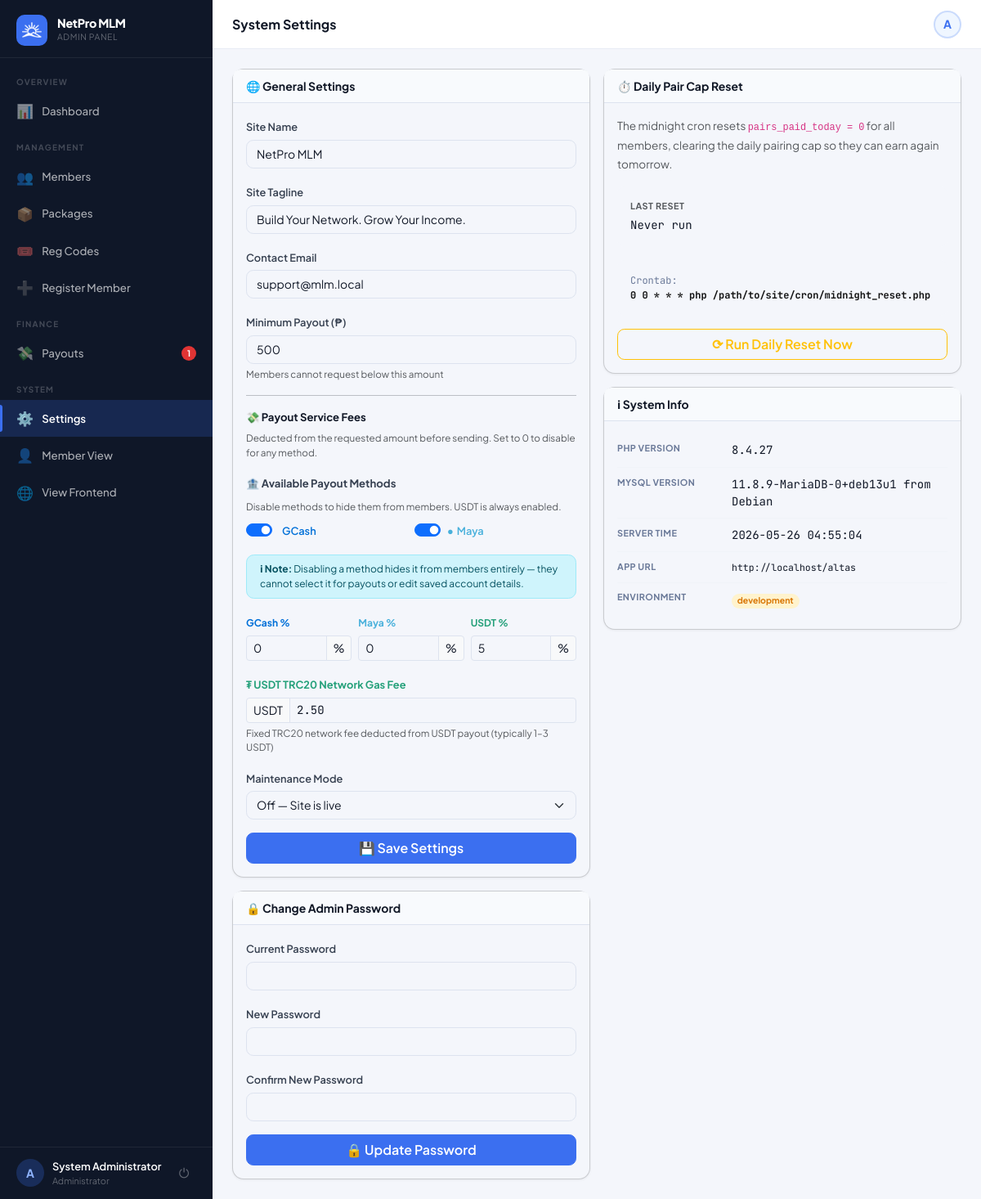
Before: /?page=admin_settings (signed in) with the older database file.
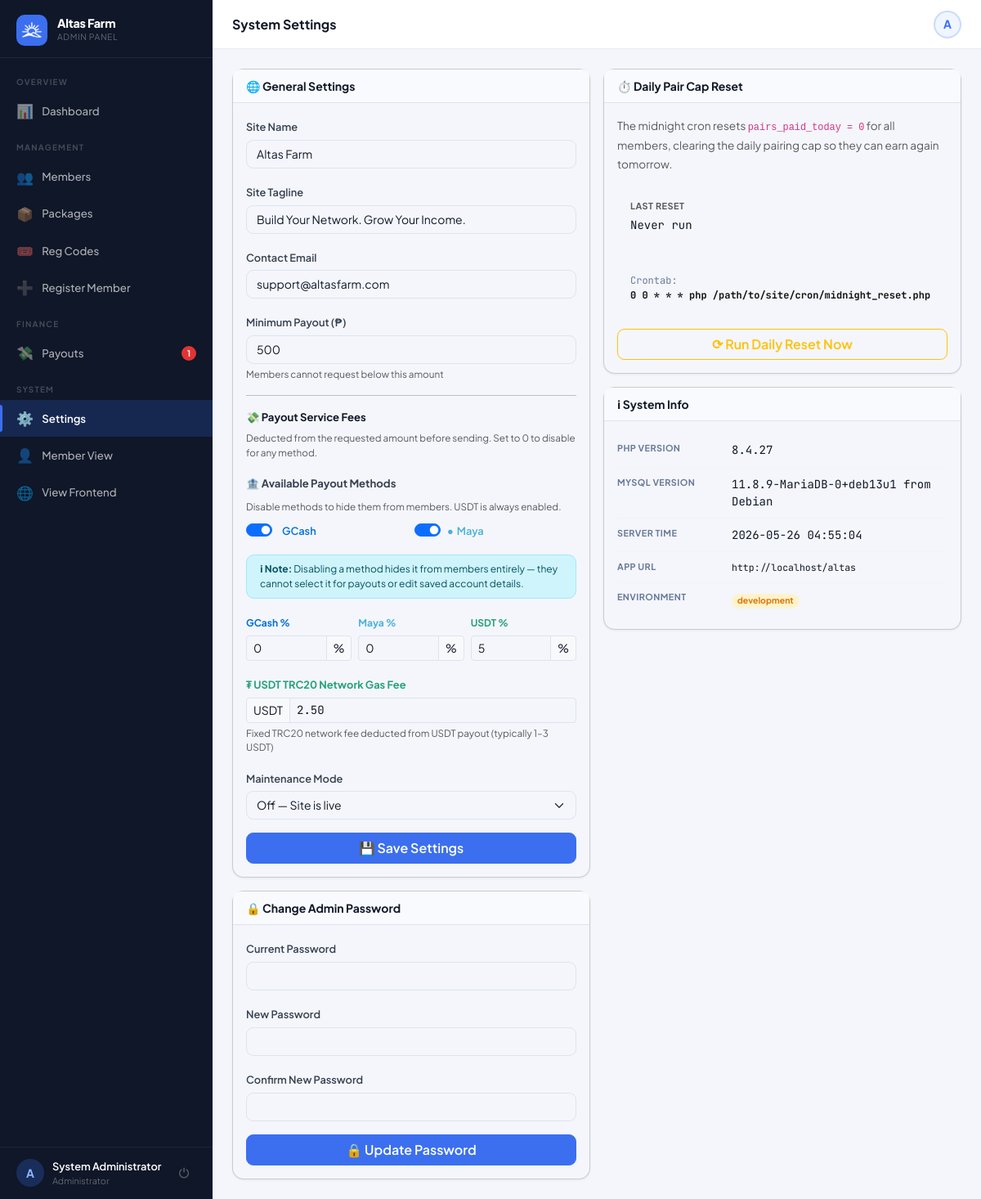
After: the same page with the newer database file.
### tables this page shows
CREATE TABLE settings (
  key_name   VARCHAR(80) NOT NULL PRIMARY KEY,
  value      TEXT        NOT NULL,
  updated_at TIMESTAMP DEFAULT CURRENT_TIMESTAMP ON UPDATE CURRENT_TIMESTAMP
);

CREATE TABLE users (
  id                INT UNSIGNED AUTO_INCREMENT PRIMARY KEY,
  username          VARCHAR(40)  NOT NULL UNIQUE,
  password_hash     VARCHAR(255) NOT NULL,
  role              ENUM('member','admin') NOT NULL DEFAULT 'member',
  package_id        INT UNSIGNED NULL,
  reg_code_id       INT UNSIGNED NULL,

   
  sponsor_id        INT UNSIGNED NULL,
  binary_parent_id  INT UNSIGNED NULL,
  binary_position   ENUM('left','right') NULL,

   
  left_count        INT UNSIGNED NOT NULL DEFAULT 0,
  right_count       INT UNSIGNED NOT NULL DEFAULT 0,
  pairs_paid        INT UNSIGNED NOT NULL DEFAULT 0,
  pairs_flushed     INT UNSIGNED NOT NULL DEFAULT 0,
  pairs_paid_today  INT UNSIGNED NOT NULL DEFAULT 0,   

   
  full_name         VARCHAR(120) NULL,
  email             VARCHAR(120) NULL,
  mobile            VARCHAR(20)  NULL,
  gcash_number      VARCHAR(20)  NULL,
  maya_number       VARCHAR(20)  NULL,
  usdt_address      VARCHAR(100) NULL,
  address           TEXT         NULL,
  photo             VARCHAR(200) NULL,

  ewallet_balance   DECIMAL(14,2) NOT NULL DEFAULT 0.00,
  status            ENUM('active','suspended','pending') NOT NULL DEFAULT 'active',
  joined_at         TIMESTAMP DEFAULT CURRENT_TIMESTAMP,
  last_login        TIMESTAMP NULL,

  FOREIGN KEY (sponsor_id)       REFERENCES users(id) ON DELETE SET NULL,
  FOREIGN KEY (binary_parent_id) REFERENCES users(id) ON DELETE SET NULL,
  FOREIGN KEY (package_id)       REFERENCES packages(id) ON DELETE SET NULL
);

### controllers/AdminController.php (called while the page is built, shortened)
<?php
class AdminController
{
    public function settings(): void
    {
        Auth::guard('admin');
        require 'views/admin/settings.php';
    }
}

### index.php (called while the page is built, shortened)
<?php
require_once 'config/db.php';
require_once 'core/helpers.php';
require_once 'core/Auth.php';
if (setting('maintenance_mode') === '1' && !Auth::isAdmin()) {
    $name = setting('site_name', APP_NAME);
    http_response_code(503);
    die("<!doctype html><html><head><meta charset='UTF-8'><title>Maintenance — {$name}</title>
    <style>body{font-family:system-ui;display:flex;align-items:center;justify-content:center;min-height:100vh;margin:0;background:#f4f6fb;}
    .box{text-align:center;padding:40px;max-width:400px;}h1{font-size:24px;}p{color:#6b7a99;}</style>
    </head><body><div class='box'><div style='font-size:50px;margin-bottom:16px;'>🔧</div>
    <h1>{$name}</h1><p>We're performing scheduled maintenance. We'll be back shortly.</p></div></body></html>");
}
$page = $_GET['page'] ?? 'login';
$route = $routes[$page] ?? null;
[$ctrlClass, $method, $role] = $route;
(new $ctrlClass())->$method();

### config/db.php (called while the page is built, shortened)
<?php
function db(): PDO
{
    static $pdo = null;
    if ($pdo === null) {
        $dsn = sprintf(
            'mysql:host=%s;port=%s;dbname=%s;charset=utf8mb4',
            DB_HOST,
            DB_PORT,
            DB_NAME
        );
        try {
            $pdo = new PDO($dsn, DB_USER, DB_PASS, [
                PDO::ATTR_ERRMODE            => PDO::ERRMODE_EXCEPTION,
                PDO::ATTR_DEFAULT_FETCH_MODE => PDO::FETCH_ASSOC,
                PDO::ATTR_EMULATE_PREPARES   => false,
                PDO::MYSQL_ATTR_FOUND_ROWS   => true,
            ]);
        } catch (PDOException $e) {
            if (APP_ENV === 'development') {
                die('<pre>Database connection failed: ' . $e->getMessage() . '</pre>');
            }
            die('Service temporarily unavailable. Please try again later.');
        }
    }
    return $pdo;
}

### core/helpers.php (called while the page is built, shortened)
<?php
function e(mixed $val): string
{
    return htmlspecialchars((string) $val, ENT_QUOTES | ENT_SUBSTITUTE, 'UTF-8');
}
function setting(string $key, string $default = ''): string
{
    static $cache = [];
    if (!array_key_exists($key, $cache)) {
        $st = db()->prepare('SELECT value FROM settings WHERE key_name = ?');
        $st->execute([$key]);
        $value = $st->fetchColumn();
        $cache[$key] = ($value === false ? null : $value) ?? $default;
    }
    return $cache[$key];
}

### core/Auth.php (called while the page is built, shortened)
<?php
class Auth
{
    public static function check(): bool
    {
        return isset($_SESSION['user_id']) && (int)$_SESSION['user_id'] > 0;
    }
    public static function isAdmin(): bool
    {
        return self::check() && $_SESSION['user_role'] === 'admin';
    }
    public static function id(): int
    {
        return (int)($_SESSION['user_id'] ?? 0);
    }
    public static function user(): array
    {
        static $user = null;
        if ($user === null) {
            $st = db()->prepare(
                'SELECT u.*, p.name AS package_name, p.pairing_bonus, p.daily_pair_cap,
                        p.direct_ref_bonus,
                        sp.username AS sponsor_username,
                        bp.username AS binary_parent_username
                 FROM   users u
                 LEFT JOIN packages p  ON p.id  = u.package_id
                 LEFT JOIN users sp    ON sp.id = u.sponsor_id
                 LEFT JOIN users bp    ON bp.id = u.binary_parent_id
                 WHERE  u.id = ?'
            );
            $st->execute([self::id()]);
            $user = $st->fetch() ?: [];
        }
        return $user;
    }
    public static function guard(string $role = 'member'): void
    {
        $u = self::user();
    }
}

### views/admin/settings.php (the view, shortened to what the rows shown need)
<?php require 'views/partials/head.php'; ?>
<?php require 'views/partials/sidebar_admin.php'; ?>
<div class="main-content">
  <?php require 'views/partials/topbar.php'; ?>
  <div class="page-content">
    <div class="row g-3">
      <div class="col-12 col-lg-6 d-flex flex-column gap-3">
        <div class="card">
          <div class="card-body">
            <form method="POST" action="<?= APP_URL ?>/?page=admin_save_settings">
              <div class="mb-3"><label class="form-label">Site Tagline</label><input type="text" name="site_tagline" class="form-control" value="<?= e(setting('site_tagline')) ?>"></div>
              <div class="mb-3"><label class="form-label">Contact Email</label><input type="email" name="contact_email" class="form-control" value="<?= e(setting('contact_email')) ?>"></div>
              <div class="mb-3">
                <label class="form-label">Minimum Payout (₱)</label>
                <input type="number" name="min_payout" class="form-control" min="0" step="0.01" value="<?= e(setting('min_payout', '500')) ?>">
                <div class="form-text">Members cannot request below this amount</div>
              </div>
                      <input class="form-check-input" type="checkbox" name="gcash_enabled" id="gcashEnabled" value="1" <?= setting('gcash_enabled', '1') === '1' ? 'checked' : '' ?>>
                      <input class="form-check-input" type="checkbox" name="maya_enabled" id="mayaEnabled" value="1" <?= setting('maya_enabled', '1') === '1' ? 'checked' : '' ?>>
              <div class="row g-2 mb-3">
                <div class="col-4">
                  <div class="input-group input-group-sm">
                    <input type="number" name="service_fee_gcash" class="form-control" min="0" max="100" step="0.01" value="<?= e(setting('service_fee_gcash', '0')) ?>">
                    <span class="input-group-text">%</span>
                  </div>
                </div>
                <div class="col-4">
                  <div class="input-group input-group-sm">
                    <input type="number" name="service_fee_maya" class="form-control" min="0" max="100" step="0.01" value="<?= e(setting('service_fee_maya', '0')) ?>">
                    <span class="input-group-text">%</span>
                  </div>
                </div>
                <div class="col-4">
                  <div class="input-group input-group-sm">
                    <input type="number" name="service_fee_usdt" class="form-control" min="0" max="100" step="0.01" value="<?= e(setting('service_fee_usdt', '5')) ?>">
                    <span class="input-group-text">%</span>
                  </div>
                </div>
              </div>
              <div class="mb-3">
                <div class="input-group input-group-sm">
                  <span class="input-group-text">USDT</span>
                  <input type="number" name="usdt_gas_fee" class="form-control font-mono" min="0" step="0.0001" value="<?= e(setting('usdt_gas_fee', '2.50')) ?>">
                </div>
              </div>
            </form>
          </div>
        </div>
      </div>
    </div>
  </div>
</div>
<?php require 'views/partials/footer.php'; ?>

### views/partials/sidebar_admin.php (shortened to what the rows shown need)
<?php
$cp = current_page();
$user = Auth::user();
$initial = strtoupper(substr($user['username'] ?? 'A', 0, 1));
$pendingPayouts = (int)db()->query("SELECT COUNT(*) FROM payout_requests WHERE status='pending'")->fetchColumn();
$pendingMembers = (int)db()->query("SELECT COUNT(*) FROM users WHERE role='member' AND status='pending'")->fetchColumn();
function renderAdminNav($cp, $user, $initial, $pendingPayouts, $pendingMembers)
{ ?>
  <div class="sidebar-brand">
    <div>
      <div class="brand-name"><?= e(setting('site_name', APP_NAME)) ?></div>
      <div class="brand-sub">Admin Panel</div>
    </div>
  </div>
  <div class="sidebar-footer">
    <div class="sidebar-user">
      <div class="user-avatar" style="background:rgba(59,111,240,.25);color:#8fb4ff;">
        <?= $initial ?>
      </div>
      <div class="user-info">
        <div class="user-name"><?= e($user['full_name'] ?: $user['username']) ?></div>
        <div class="user-role">Administrator</div>
      </div>
      <a href="<?= APP_URL ?>/?page=logout" class="sidebar-logout" title="Log out">⏻</a>
    </div>
  </div>
<?php } ?>
<div class="sidebar d-none d-lg-flex flex-column">
  <?php renderAdminNav($cp, $user, $initial, $pendingPayouts, $pendingMembers); ?>
</div>

### views/partials/topbar.php (shortened to what the rows shown need)
<?php
if (isset($_GET['page']) && $_GET['page'] === 'admin_user_view' && !empty($_GET['id']) && Auth::isAdmin()) {
  $user = getUserById((int)$_GET['id']);
  if (!$user) {
    flash('error', 'User not found.');
    redirect('/?page=admin_users');
  }
} else {
  $user = Auth::user();
}
$initials      = strtoupper(substr($user['username'] ?? 'U', 0, 1));
?>
<div class="topbar-wrapper no-print">
  <div class="d-flex align-items-center gap-2">
    <a href="<?= APP_URL ?>/?page=<?= Auth::isAdmin() ? 'admin' : 'profile' ?>"
      class="topbar-avatar" title="<?= e($user['username'] ?? '') ?>">
      <?php if (!empty($user['photo'])): ?>
        <img src="<?= APP_URL ?>/uploads/<?= e($user['photo']) ?>" alt="">
      <?php else: ?>
        <?= $initials ?>
      <?php endif; ?>
    </a>
  </div>
</div>

Changed rows visible on the page:
changed settings: value "NetPro MLM" → "Altas Farm"
changed settings: contact_email "support@mlm.local" → "support@altasfarm.com"
Other visible differences:
form field site_name: "NetPro MLM" → "Altas Farm"
